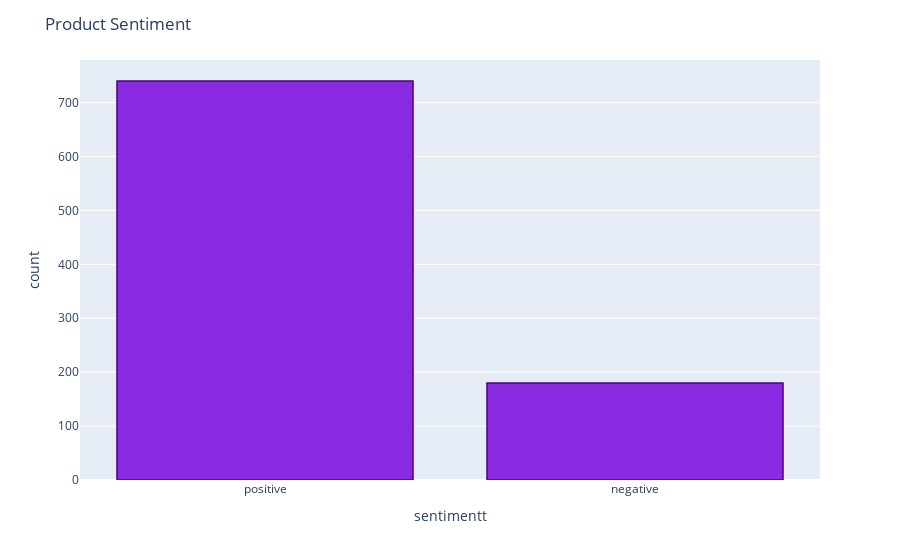

Write notebook code for a chart like this one.
### Code cell
df['sentimentt'] = df['sentiment'].replace({-1 : 'negative'})
df['sentimentt'] = df['sentimentt'].replace({1 : 'positive'})
fig = px.histogram(df, x="sentimentt")
fig.update_traces(marker_color="blueviolet",marker_line_color="indigo",
                  marker_line_width=1.5)
fig.update_layout(title_text='Product Sentiment')
fig.show()

### Figure 1 — Plotly figure (JSON) as saved in the notebook; plotly's stock layout.template omitted (floating-point values rounded to 4 significant figures; data arrays with more than 128 entries replaced by an {"elided": "..."} marker saying what was removed)
{"data": [{"alignmentgroup": "True", "bingroup": "x", "hovertemplate": "sentimentt=%{x}<br>count=%{y}<extra></extra>", "legendgroup": "", "marker": {"color": "blueviolet", "line": {"color": "indigo", "width": 1.5}, "pattern": {"shape": ""}}, "name": "", "offsetgroup": "", "orientation": "v", "showlegend": false, "type": "histogram", "x": {"elided": "920 str values"}, "xaxis": "x", "yaxis": "y"}], "layout": {"barmode": "relative", "legend": {"tracegroupgap": 0}, "margin": {"t": 60}, "title": {"text": "Product Sentiment"}, "xaxis": {"anchor": "y", "domain": [0, 1], "title": {"text": "sentimentt"}}, "yaxis": {"anchor": "x", "domain": [0, 1], "title": {"text": "count"}}}}
